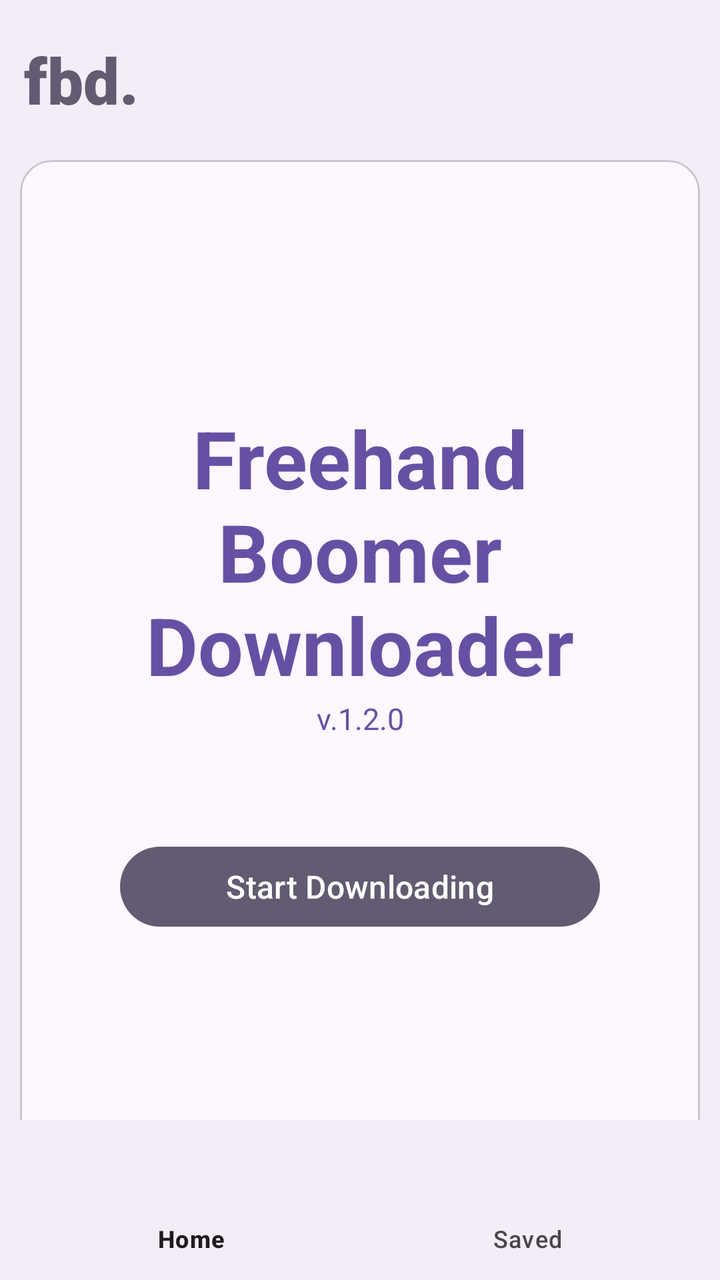
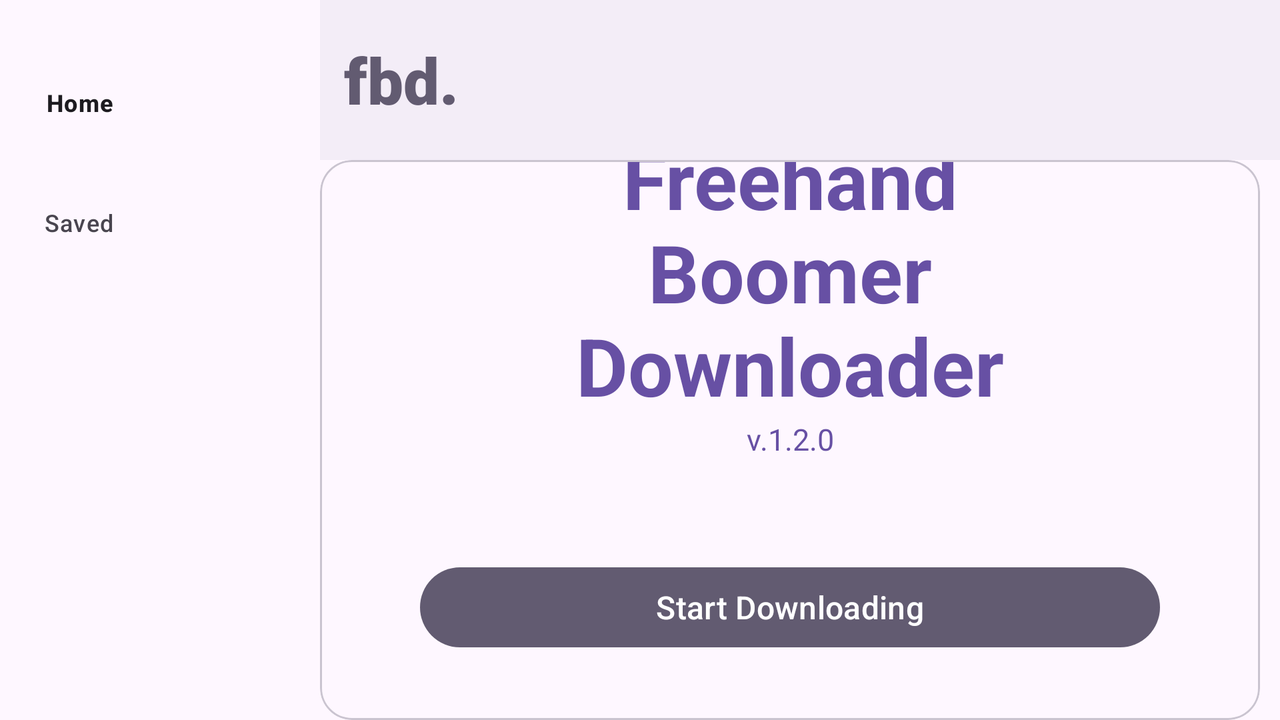

An Android layout and its configuration variant, each rendered on a device that would load it. The default file and the variant file are quoted in full after the pictures.
<!-- AndroidManifest.xml: application theme Theme.FBD -->
<!-- res/layout/activity_launcher.xml -->
<?xml version="1.0" encoding="utf-8"?>
<androidx.coordinatorlayout.widget.CoordinatorLayout
    xmlns:android="http://schemas.android.com/apk/res/android"
    xmlns:app="http://schemas.android.com/apk/res-auto"
    xmlns:tools="http://schemas.android.com/tools"
    android:layout_width="match_parent"
    android:layout_height="match_parent"
    android:layout_gravity="center"
    android:background="?attr/colorSurfaceContainer"
    android:fitsSystemWindows="true"
    android:orientation="vertical">

    
    <RelativeLayout
        android:layout_width="match_parent"
        android:layout_height="80dp"
        android:background="?attr/colorSurfaceContainer"
        android:paddingStart="12dp"
        android:paddingEnd="12dp">

        <TextView
            android:id="@+id/title"
            android:layout_width="wrap_content"
            android:layout_height="wrap_content"
            android:layout_centerVertical="true"
            android:fontFamily="sans-serif-black"
            android:text="@string/app_title"
            android:textColor="?attr/colorSecondary"
            android:textSize="32sp"
            android:textStyle="bold"
            tools:ignore="RelativeOverlap" />
    </RelativeLayout>

    <com.google.android.material.card.MaterialCardView

        android:layout_width="match_parent"
        android:layout_height="match_parent"
        android:layout_marginTop="80dp"
        app:cardElevation="0dp"
        app:cardBackgroundColor="@android:color/transparent"
        app:shapeAppearanceOverlay="@style/ShapeAppearance.Material3.Corner.Large"
        android:layout_marginHorizontal="10dp">

        <androidx.core.widget.NestedScrollView
            android:layout_width="match_parent"
            android:layout_height="match_parent"
            android:background="?attr/colorSurface"
            android:overScrollMode="always">

            <LinearLayout
                android:layout_width="match_parent"
                android:layout_height="wrap_content"
                android:layout_gravity="center"
                android:gravity="left"
                android:orientation="vertical"
                tools:ignore="RtlHardcoded,RtlSymmetry,UselessParent">


                <LinearLayout
                    android:layout_width="match_parent"
                    android:layout_height="match_parent"
                    tools:ignore="UseCompoundDrawables"
                    android:layout_gravity="center"
                    android:orientation="vertical">


                    <TextView
                        android:layout_width="wrap_content"
                        android:layout_height="wrap_content"
                        android:text="@string/fbd_full"
                        android:layout_gravity="center"
                        android:gravity="center"
                        android:textAlignment="center"
                        android:textColor="?attr/colorPrimary"
                        android:textSize="40sp"
                        android:textStyle="bold" />

                    <TextView
                        android:layout_width="match_parent"
                        android:layout_height="match_parent"
                        android:text="@string/version"
                        android:layout_gravity="center"
                        android:gravity="center"
                        android:textAlignment="center"
                        android:textColor="?attr/colorPrimary"
                        android:textSize="15sp"
                        tools:ignore="SmallSp" />

                </LinearLayout>

                <Button
                    android:id="@+id/app_open"
                    android:layout_width="match_parent"
                    android:layout_height="match_parent"
                    android:text="@string/app_open"
                    android:textSize="16sp"
                    android:layout_margin="50dp"
                    android:layout_gravity="left"
                    style="@style/Widget.Material3.Button"
                    app:backgroundTint="?attr/colorSecondary"
                    android:textColor="?attr/colorOnSecondary"
                    />

            </LinearLayout>

        </androidx.core.widget.NestedScrollView>

    </com.google.android.material.card.MaterialCardView>

    <com.google.android.material.bottomnavigation.BottomNavigationView
        android:id="@+id/bottomNav"
        android:layout_width="match_parent"
        android:layout_height="wrap_content"
        android:layout_gravity="bottom"
        app:menu="@menu/bottom_nav_menu"
        app:labelVisibilityMode="labeled"
        app:itemIconSize="24dp"
        style="@style/Widget.Material3.BottomNavigationView" />

</androidx.coordinatorlayout.widget.CoordinatorLayout>
<!-- resources referenced by this layout -->
<resources>
  <string name="app_open">Start Downloading</string>
  <string name="app_title">fbd.</string>
  <string name="fbd_full">Freehand\nBoomer\nDownloader</string>
  <string name="version">v.1.2.0</string>
  <style name="Theme.FBD" parent="Theme.Material3.DayNight.NoActionBar">
          <item name="android:statusBarColor">@color/fbd</item>
          <item name="android:navigationBarColor">@color/fbd</item>
      </style>
  <color name="fbd">#FF2C3E50</color>
</resources>
<!-- res/layout-land/activity_launcher.xml (the repository's variant of the layout above) -->
<!-- drawn on the phone turned sideways -->
<?xml version="1.0" encoding="utf-8"?>
<androidx.coordinatorlayout.widget.CoordinatorLayout xmlns:android="http://schemas.android.com/apk/res/android"
    xmlns:app="http://schemas.android.com/apk/res-auto"
    android:layout_width="match_parent"
    android:layout_height="match_parent"
    xmlns:tools="http://schemas.android.com/tools"
    android:background="?attr/colorSurface">

    
    <com.google.android.material.navigationrail.NavigationRailView
        android:id="@+id/navRail"
        android:layout_width="wrap_content"
        android:layout_height="match_parent"
        android:layout_gravity="start"
        app:menu="@menu/bottom_nav_menu"
        app:labelVisibilityMode="labeled" />

    
    <FrameLayout
        android:id="@+id/contentContainer"
        android:layout_width="match_parent"
        android:layout_height="match_parent"
        android:layout_marginStart="160dp">

        
        

        <RelativeLayout
            android:layout_width="match_parent"
            android:layout_height="80dp"
            android:background="?attr/colorSurfaceContainer"
            android:paddingStart="12dp"
            android:paddingEnd="12dp">

            <TextView
                android:id="@+id/title"
                android:layout_width="wrap_content"
                android:layout_height="wrap_content"
                android:layout_centerVertical="true"
                android:fontFamily="sans-serif-black"
                android:text="@string/app_title"
                android:textColor="?attr/colorSecondary"
                android:textSize="32sp"
                android:textStyle="bold"
                tools:ignore="RelativeOverlap" />
        </RelativeLayout>

        <com.google.android.material.card.MaterialCardView

            android:layout_width="match_parent"
            android:layout_height="match_parent"
            android:layout_marginTop="80dp"
            app:cardElevation="0dp"
            app:cardBackgroundColor="@android:color/transparent"
            app:shapeAppearanceOverlay="@style/ShapeAppearance.Material3.Corner.Large"
            android:layout_marginRight="10dp">

            <androidx.core.widget.NestedScrollView
                android:layout_width="match_parent"
                android:layout_height="match_parent"
                android:background="?attr/colorSurface"
                android:overScrollMode="always">

                <LinearLayout
                    android:layout_width="match_parent"
                    android:layout_height="wrap_content"
                    android:layout_gravity="center"
                    android:gravity="left"
                    android:orientation="vertical"
                    tools:ignore="RtlHardcoded,RtlSymmetry,UselessParent">


                    <LinearLayout
                        android:layout_width="match_parent"
                        android:layout_height="match_parent"
                        tools:ignore="UseCompoundDrawables"
                        android:layout_gravity="center"
                        android:orientation="vertical">


                        <TextView
                            android:layout_width="wrap_content"
                            android:layout_height="wrap_content"
                            android:text="@string/fbd_full"
                            android:layout_gravity="center"
                            android:gravity="center"
                            android:textAlignment="center"
                            android:textColor="?attr/colorPrimary"
                            android:textSize="40sp"
                            android:textStyle="bold" />

                        <TextView
                            android:layout_width="match_parent"
                            android:layout_height="match_parent"
                            android:text="@string/version"
                            android:layout_gravity="center"
                            android:gravity="center"
                            android:textAlignment="center"
                            android:textColor="?attr/colorPrimary"
                            android:textSize="15sp"
                            tools:ignore="SmallSp" />

                    </LinearLayout>

                    <Button
                        android:id="@+id/app_open"
                        android:layout_width="match_parent"
                        android:layout_height="match_parent"
                        android:text="@string/app_open"
                        android:textSize="16sp"
                        android:layout_margin="50dp"
                        android:layout_gravity="left"
                        style="@style/Widget.Material3.Button"
                        app:backgroundTint="?attr/colorSecondary"
                        android:textColor="?attr/colorOnSecondary"
                        />

                </LinearLayout>

            </androidx.core.widget.NestedScrollView>

        </com.google.android.material.card.MaterialCardView>

    </FrameLayout>

</androidx.coordinatorlayout.widget.CoordinatorLayout>
